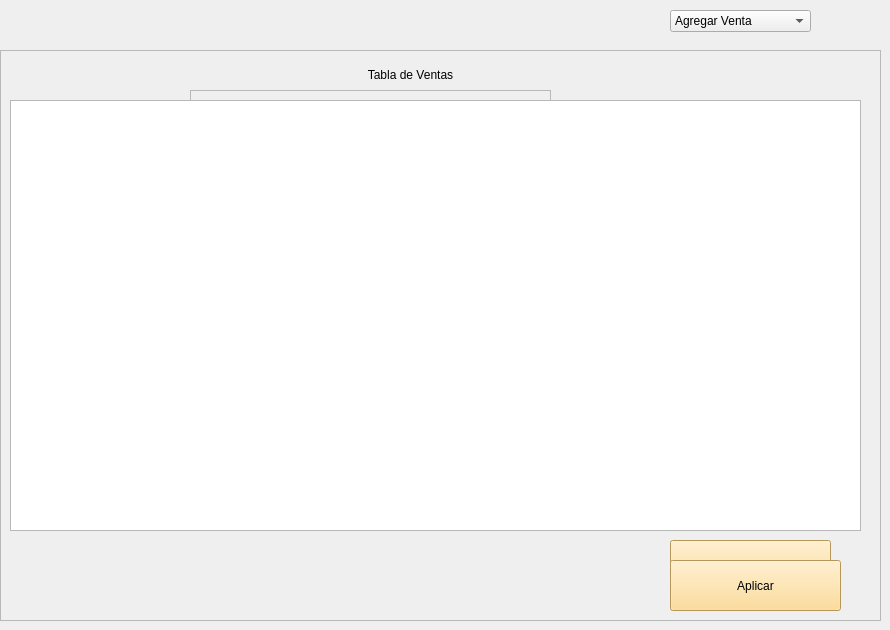
   <widget class="QWidget" name="tab_4">
    <attribute name="title">
     <string>Registrar Venta</string>
    </attribute>
    <widget class="QDateTimeEdit" name="date_sale_tab4">
     <property name="geometry">
      <rect>
       <x>190</x>
       <y>140</y>
       <width>194</width>
       <height>22</height>
      </rect>
     </property>
     <property name="styleSheet">
      <string notr="true">background-color: rgb(255, 255, 255);</string>
     </property>
    </widget>
    <widget class="QLabel" name="label_28">
     <property name="geometry">
      <rect>
       <x>60</x>
       <y>130</y>
       <width>111</width>
       <height>31</height>
      </rect>
     </property>
     <property name="styleSheet">
      <string notr="true">font: 12pt &quot;Segoe UI&quot;;</string>
     </property>
     <property name="text">
      <string>Fecha de venta:</string>
     </property>
    </widget>
    <widget class="QLabel" name="label_29">
     <property name="geometry">
      <rect>
       <x>80</x>
       <y>200</y>
       <width>91</width>
       <height>31</height>
      </rect>
     </property>
     <property name="styleSheet">
      <string notr="true">font: 12pt &quot;Segoe UI&quot;;</string>
     </property>
     <property name="text">
      <string>Monto Total:</string>
     </property>
    </widget>
    <widget class="QLineEdit" name="txt_amount_tab4">
     <property name="geometry">
      <rect>
       <x>190</x>
       <y>210</y>
       <width>191</width>
       <height>22</height>
      </rect>
     </property>
     <property name="styleSheet">
      <string notr="true">background-color: rgb(255, 255, 255);</string>
     </property>
    </widget>
    <widget class="QLabel" name="label_32">
     <property name="geometry">
      <rect>
       <x>580</x>
       <y>90</y>
       <width>151</width>
       <height>31</height>
      </rect>
     </property>
     <property name="styleSheet">
      <string notr="true">font: 12pt &quot;Segoe UI&quot;;</string>
     </property>
     <property name="text">
      <string>Lista de Productos</string>
     </property>
    </widget>
    <widget class="QPushButton" name="btn_register_sale_tab4">
     <property name="geometry">
      <rect>
       <x>670</x>
       <y>540</y>
       <width>161</width>
       <height>51</height>
      </rect>
     </property>
     <property name="styleSheet">
      <string notr="true">background-color: rgb(255, 212, 126);</string>
     </property>
     <property name="text">
      <string>Registrar</string>
     </property>
    </widget>
    <widget class="QLineEdit" name="txt_serch_prod_tab4">
     <property name="geometry">
      <rect>
       <x>572</x>
       <y>130</y>
       <width>161</width>
       <height>22</height>
      </rect>
     </property>
     <property name="whatsThis">
      <string>&lt;html&gt;&lt;head/&gt;&lt;body&gt;&lt;p&gt;Ingrese el nombre&lt;/p&gt;&lt;/body&gt;&lt;/html&gt;</string>
     </property>
     <property name="styleSheet">
      <string notr="true">background-color: rgb(255, 255, 255);</string>
     </property>
     <property name="placeholderText">
      <string>Ingrese el nombre...</string>
     </property>
    </widget>
    <widget class="QLabel" name="label_75">
     <property name="geometry">
      <rect>
       <x>520</x>
       <y>130</y>
       <width>49</width>
       <height>16</height>
      </rect>
     </property>
     <property name="text">
      <string>Buscar:</string>
     </property>
    </widget>
    <widget class="QPushButton" name="btn_refresh_prod_tab4">
     <property name="geometry">
      <rect>
       <x>770</x>
       <y>170</y>
       <width>75</width>
       <height>21</height>
      </rect>
     </property>
     <property name="cursor">
      <cursorShape>PointingHandCursor</cursorShape>
     </property>
     <property name="styleSheet">
      <string notr="true">background-color: rgb(255, 212, 126);</string>
     </property>
     <property name="text">
      <string>refresh</string>
     </property>
     <property name="icon">
      <iconset>
       <normaloff>../Img/actualizar.png</normaloff>../Img/actualizar.png</iconset>
     </property>
    </widget>
    <widget class="QPushButton" name="btn_serch_prod_tab4">
     <property name="geometry">
      <rect>
       <x>740</x>
       <y>130</y>
       <width>21</width>
       <height>21</height>
      </rect>
     </property>
     <property name="cursor">
      <cursorShape>PointingHandCursor</cursorShape>
     </property>
     <property name="styleSheet">
      <string notr="true">background-color: rgb(255, 212, 126);</string>
     </property>
     <property name="text">
      <string/>
     </property>
     <property name="icon">
      <iconset>
       <normaloff>../Img/lupa.png</normaloff>../Img/lupa.png</iconset>
     </property>
    </widget>
    <widget class="QLabel" name="lbl_msj_error_tab4">
     <property name="geometry">
      <rect>
       <x>50</x>
       <y>510</y>
       <width>451</width>
       <height>51</height>
      </rect>
     </property>
     <property name="styleSheet">
      <string notr="true">color: rgb(255, 0, 0);</string>
     </property>
     <property name="text">
      <string>&lt;html&gt;&lt;head/&gt;&lt;body&gt;&lt;p&gt;&lt;br/&gt;&lt;/p&gt;&lt;/body&gt;&lt;/html&gt;</string>
     </property>
    </widget>
    <widget class="QTableView" name="tableView_prod_tab4">
     <property name="geometry">
      <rect>
       <x>445</x>
       <y>160</y>
       <width>321</width>
       <height>271</height>
      </rect>
     </property>
     <property name="styleSheet">
      <string notr="true">background-color: rgb(255, 255, 255);</string>
     </property>
    </widget>
    <widget class="QFrame" name="frame_unit_price">
     <property name="geometry">
      <rect>
       <x>190</x>
       <y>90</y>
       <width>361</width>
       <height>291</height>
      </rect>
     </property>
     <property name="frameShape">
      <enum>QFrame::StyledPanel</enum>
     </property>
     <property name="frameShadow">
      <enum>QFrame::Raised</enum>
     </property>
     <widget class="QLineEdit" name="txt_unite_price">
      <property name="geometry">
       <rect>
        <x>120</x>
        <y>90</y>
        <width>131</width>
        <height>22</height>
       </rect>
      </property>
      <property name="styleSheet">
       <string notr="true">background-color: rgb(255, 255, 255);</string>
      </property>
     </widget>
     <widget class="QLabel" name="label_35">
      <property name="geometry">
       <rect>
        <x>10</x>
        <y>80</y>
        <width>101</width>
        <height>31</height>
       </rect>
      </property>
      <property name="styleSheet">
       <string notr="true">font: 9pt &quot;Segoe UI&quot;;</string>
      </property>
      <property name="text">
       <string>Precio por Unidad:</string>
      </property>
     </widget>
     <widget class="QDialogButtonBox" name="btn_price_unit">
      <property name="geometry">
       <rect>
        <x>100</x>
        <y>240</y>
        <width>156</width>
        <height>24</height>
       </rect>
      </property>
      <property name="standardButtons">
       <set>QDialogButtonBox::Cancel|QDialogButtonBox::Ok</set>
      </property>
     </widget>
     <widget class="QLabel" name="lbl_error_price_unit">
      <property name="geometry">
       <rect>
        <x>10</x>
        <y>180</y>
        <width>331</width>
        <height>31</height>
       </rect>
      </property>
      <property name="styleSheet">
       <string notr="true">color: rgb(255, 0, 0);</string>
      </property>
      <property name="text">
       <string/>
      </property>
     </widget>
     <widget class="QTextBrowser" name="textBrowser">
      <property name="geometry">
       <rect>
        <x>10</x>
        <y>30</y>
        <width>301</width>
        <height>51</height>
       </rect>
      </property>
      <property name="html">
       <string>&lt;!DOCTYPE HTML PUBLIC &quot;-//W3C//DTD HTML 4.0//EN&quot; &quot;http://www.w3.org/TR/REC-html40/strict.dtd&quot;&gt;
&lt;html&gt;&lt;head&gt;&lt;meta name=&quot;qrichtext&quot; content=&quot;1&quot; /&gt;&lt;meta charset=&quot;utf-8&quot; /&gt;&lt;style type=&quot;text/css&quot;&gt;
p, li { white-space: pre-wrap; }
hr { height: 1px; border-width: 0; }
li.unchecked::marker { content: &quot;\2610&quot;; }
li.checked::marker { content: &quot;\2612&quot;; }
&lt;/style&gt;&lt;/head&gt;&lt;body style=&quot; font-family:'Segoe UI'; font-size:9pt; font-weight:400; font-style:normal;&quot;&gt;
&lt;p style=&quot;-qt-paragraph-type:empty; margin-top:0px; margin-bottom:0px; margin-left:0px; margin-right:0px; -qt-block-indent:0; text-indent:0px;&quot;&gt;&lt;br /&gt;&lt;/p&gt;&lt;/body&gt;&lt;/html&gt;</string>
      </property>
     </widget>
     <widget class="QLabel" name="label_36">
      <property name="geometry">
       <rect>
        <x>120</x>
        <y>10</y>
        <width>111</width>
        <height>16</height>
       </rect>
      </property>
      <property name="styleSheet">
       <string notr="true">font: 700 italic 9pt &quot;Segoe UI&quot;;</string>
      </property>
      <property name="text">
       <string>Precio por Unidad</string>
      </property>
     </widget>
     <widget class="QLineEdit" name="txt_quantity_tab4_2">
      <property name="geometry">
       <rect>
        <x>120</x>
        <y>130</y>
        <width>131</width>
        <height>22</height>
       </rect>
      </property>
      <property name="styleSheet">
       <string notr="true">background-color: rgb(255, 255, 255);</string>
      </property>
      <property name="text">
       <string/>
      </property>
     </widget>
     <widget class="QLabel" name="label_37">
      <property name="geometry">
       <rect>
        <x>30</x>
        <y>120</y>
        <width>51</width>
        <height>31</height>
       </rect>
      </property>
      <property name="styleSheet">
       <string notr="true">font: 9pt &quot;Segoe UI&quot;;</string>
      </property>
      <property name="text">
       <string>Cantidad:</string>
      </property>
     </widget>
    </widget>
    <widget class="QFrame" name="frame_tab4_edit_sale">
     <property name="geometry">
      <rect>
       <x>0</x>
       <y>50</y>
       <width>881</width>
       <height>571</height>
      </rect>
     </property>
     <property name="frameShape">
      <enum>QFrame::StyledPanel</enum>
     </property>
     <property name="frameShadow">
      <enum>QFrame::Raised</enum>
     </property>
     <widget class="QTableView" name="tableView_edit_sale">
      <property name="geometry">
       <rect>
        <x>10</x>
        <y>50</y>
        <width>851</width>
        <height>431</height>
       </rect>
      </property>
     </widget>
     <widget class="QLabel" name="lbl_error_edit_sale">
      <property name="geometry">
       <rect>
        <x>30</x>
        <y>540</y>
        <width>581</width>
        <height>31</height>
       </rect>
      </property>
      <property name="text">
       <string/>
      </property>
     </widget>
     <widget class="QPushButton" name="btn_edit_sale_tab4">
      <property name="geometry">
       <rect>
        <x>670</x>
        <y>510</y>
        <width>171</width>
        <height>51</height>
       </rect>
      </property>
      <property name="styleSheet">
       <string notr="true">background-color: rgb(255, 212, 126);</string>
      </property>
      <property name="text">
       <string>Aplicar</string>
      </property>
     </widget>
     <widget class="QLabel" name="label_33">
      <property name="geometry">
       <rect>
        <x>260</x>
        <y>10</y>
        <width>301</width>
        <height>31</height>
       </rect>
      </property>
      <property name="styleSheet">
       <string notr="true">font: 700 20pt &quot;Segoe UI&quot;;</string>
      </property>
      <property name="text">
       <string>&lt;html&gt;&lt;head/&gt;&lt;body&gt;&lt;p align=&quot;center&quot;&gt;Tabla de Ventas&lt;/p&gt;&lt;/body&gt;&lt;/html&gt;</string>
      </property>
     </widget>
     <widget class="QLabel" name="lbl_error_edit_sale_2">
      <property name="geometry">
       <rect>
        <x>40</x>
        <y>510</y>
        <width>581</width>
        <height>41</height>
       </rect>
      </property>
      <property name="text">
       <string/>
      </property>
     </widget>
    </widget>
    <widget class="QComboBox" name="comboBox_2">
     <property name="geometry">
      <rect>
       <x>670</x>
       <y>10</y>
       <width>141</width>
       <height>22</height>
      </rect>
     </property>
     <item>
      <property name="text">
       <string>Agregar Venta</string>
      </property>
     </item>
     <item>
      <property name="text">
       <string>Editar Venta</string>
      </property>
     </item>
    </widget>
   </widget>
